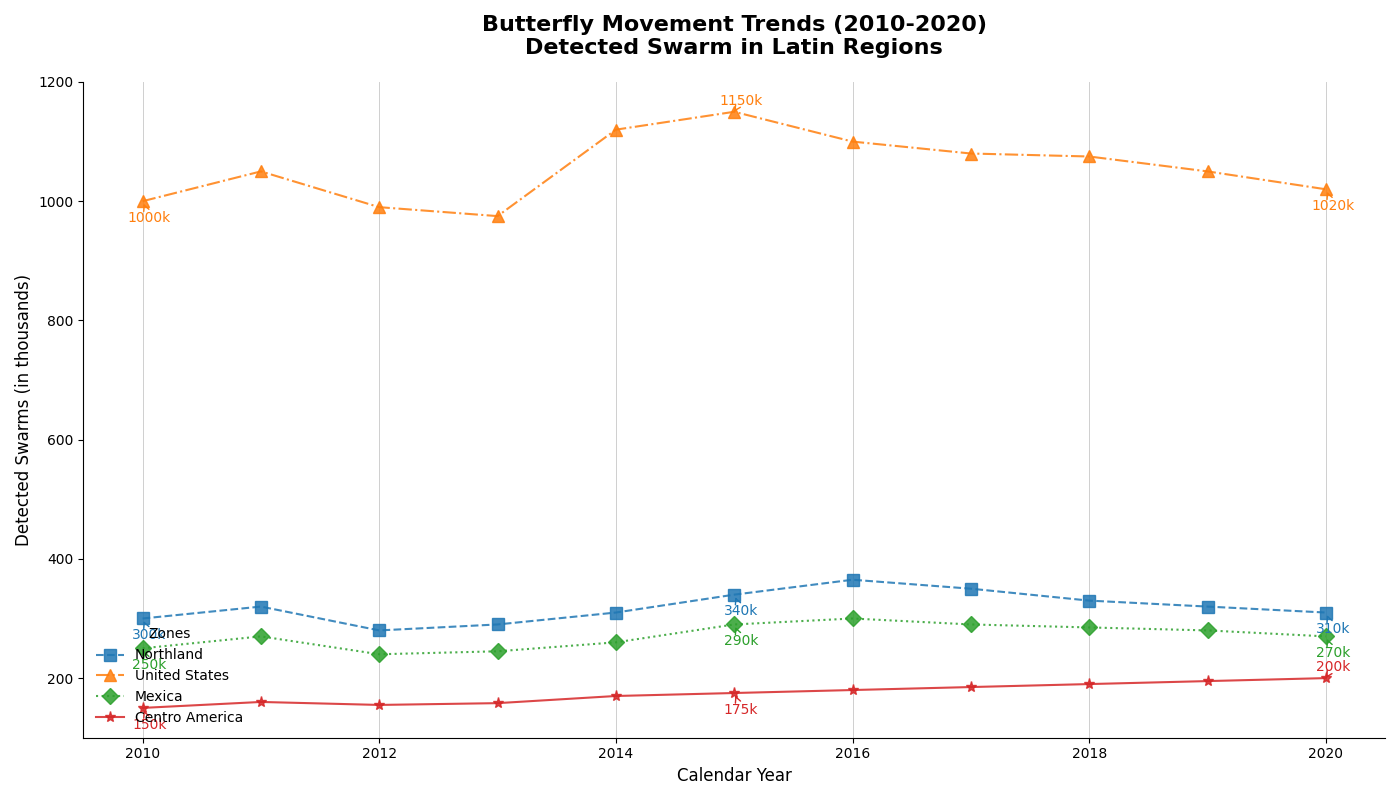

Here is the Python script that generated this plot:
import matplotlib.pyplot as plt
import numpy as np

years = np.arange(2010, 2021)
populations = {
    'Northland': [300, 320, 280, 290, 310, 340, 365, 350, 330, 320, 310],
    'United States': [1000, 1050, 990, 975, 1120, 1150, 1100, 1080, 1075, 1050, 1020],
    'Mexica': [250, 270, 240, 245, 260, 290, 300, 290, 285, 280, 270],
    'Centro America': [150, 160, 155, 158, 170, 175, 180, 185, 190, 195, 200]
}

plt.figure(figsize=(14, 8))

markers = ['s', '^', 'D', '*']
line_styles = ['--', '-.', ':', '-']
colors = ['#1f77b4', '#ff7f0e', '#2ca02c', '#d62728']

for (region, pops), color, marker, style in zip(populations.items(), colors, markers, line_styles):
    plt.plot(years, pops, linestyle=style, marker=marker, label=region, color=color, linewidth=1.5, markersize=8, alpha=0.85)
    
    midpoint_index = len(years) // 2
    key_points = [(years[0], pops[0]), (years[midpoint_index], pops[midpoint_index]), (years[-1], pops[-1])]
    for (year, pop) in key_points:
        plt.annotate(f'{pop}k', xy=(year, pop), xytext=(5, -15 if pop < max(pops) else 5), 
                     textcoords='offset points', arrowprops=dict(arrowstyle='->', color=color), 
                     fontsize=10, color=color, ha='center')

plt.title('Butterfly Movement Trends (2010-2020)\nDetected Swarm in Latin Regions', 
          fontsize=16, fontweight='bold', pad=20)
plt.xlabel('Calendar Year', fontsize=12)
plt.ylabel('Detected Swarms (in thousands)', fontsize=12)

plt.legend(title='Zones', loc='lower left', fontsize=10, frameon=False)
plt.grid(True, which='major', axis='x', linestyle='-', linewidth=0.7, alpha=0.6)
plt.gca().spines['top'].set_visible(False)
plt.gca().spines['right'].set_visible(False)

plt.tight_layout()
plt.show()
